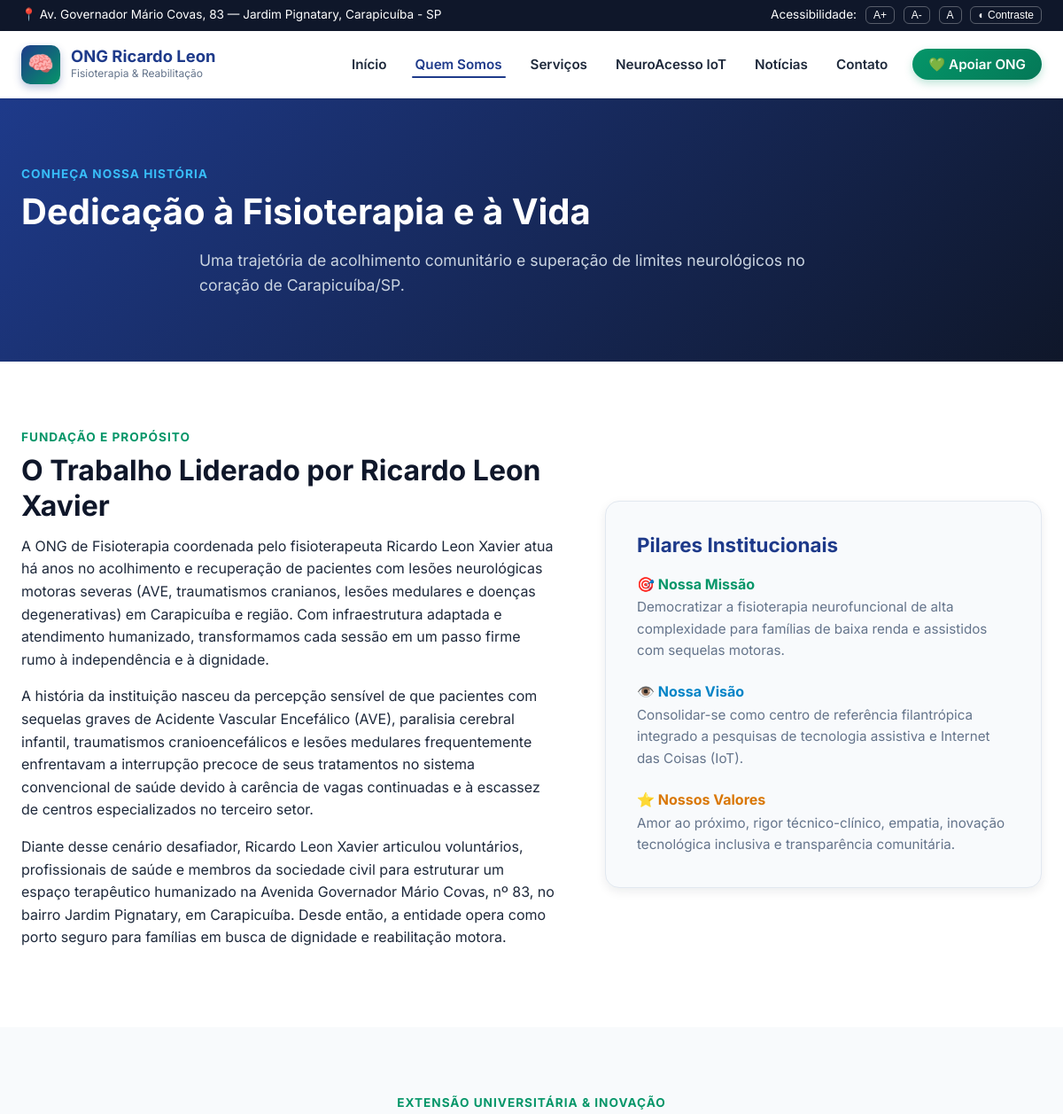
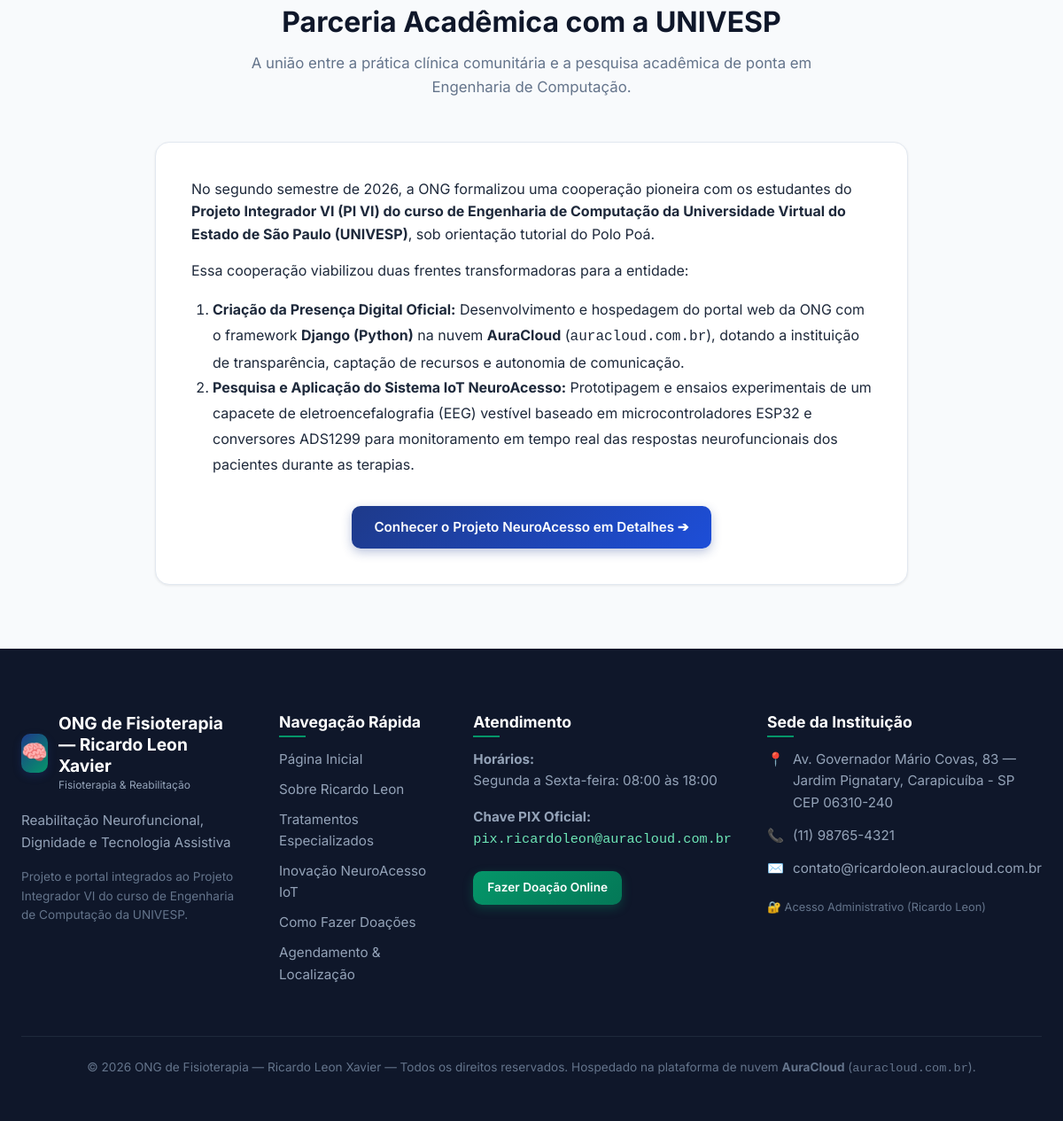
The app's page /sobre/ with its own data (2 pictures, top to bottom).
### institucional/models.py (models this page shows, shortened)
class InformacoesONG(models.Model):
    nome = models.CharField(max_length=200, default="ONG de Fisioterapia — Ricardo Leon Xavier")
    slogan = models.CharField(max_length=255, default="Reabilitação Neurofuncional, Dignidade e Tecnologia Assistiva")
    endereco = models.CharField(max_length=255, default="Av. Governador Mário Covas, 83 — Jardim Pignatary, Carapicuíba - SP")
    cep = models.CharField(max_length=20, default="06310-240")
    telefone = models.CharField(max_length=30, default="(11) 98765-4321")
    email = models.EmailField(default="contato@ricardoleon.auracloud.com.br")
    chave_pix = models.CharField(max_length=100, default="financeiro@ongricardoleon.org.br")
    horario_funcionamento = models.CharField(max_length=150, default="Segunda a Sexta-feira: 08:00 às 18:00")
    sobre_texto = models.TextField(
        default="A ONG de Fisioterapia coordenada por Ricardo Leon Xavier dedica-se ao acolhimento e reabilitação de pessoas com sequelas neurológicas motoras graves decorrentes de AVE, paralisia cerebral e traumas raquimedulares na região de Carapicuíba e Grande São Paulo. Aliamos calor humano, dedicação clínica e a vanguarda da tecnologia assistiva para devolver autonomia e esperança aos nossos assistidos."
    )
    missao = models.TextField(default="Democratizar o acesso à fisioterapia neurofuncional especializada de alta qualidade para famílias em vulnerabilidade social.")
    visao = models.TextField(default="Ser centro de referência comunitária em reabilitação motora humanizada integrada a inovações de bioengenharia e IoT.")
    valores = models.TextField(default="Empatia, Ética, Respeito à Dignidade Humana, Inovação Acessível e Transparência Social.")
    class Meta:
        verbose_name = "Informações da ONG"
        verbose_name_plural = "Informações da ONG"

### institucional/views.py (the view)
# urls.py: path("sobre/", views.sobre, name="sobre"),
def sobre(request):
    info = get_ong_info()
    return render(request, "sobre.html", {"info": info})

### institucional/views.py (called while the page is built)
def get_ong_info():
    info = InformacoesONG.objects.first()
    if not info:
        info = InformacoesONG.objects.create()
    return info

### templates/sobre.html (shortened to what this page needs)
{% extends "base.html" %}
{% block content %}
<section class="section-padding" style="background: linear-gradient(135deg, #1e3a8a 0%, #0f172a 100%); color: #fff;">
  <div class="container text-center">
    <span class="section-tag" style="color: #38bdf8;">Conheça Nossa História</span>
    <h1 style="color: #fff; font-size: 2.5rem; margin-bottom: 1rem;">Dedicação à Fisioterapia e à Vida</h1>
    <p style="max-width: 750px; margin: 0 auto; color: #cbd5e1; font-size: 1.1rem;">
      Uma trajetória de acolhimento comunitário e superação de limites neurológicos no coração de Carapicuíba/SP.
    </p>
  </div>
</section>
<section class="section-padding" style="background: #ffffff;">
  <div class="container">
    <div style="display: grid; grid-template-columns: 1.1fr 0.9fr; gap: 3.5rem; align-items: center;">
      <div>
        <span class="section-tag">Fundação e Propósito</span>
        <h2>O Trabalho Liderado por Ricardo Leon Xavier</h2>
        <p>{{ info.sobre_texto }}</p>
        <p>
          A história da instituição nasceu da percepção sensível de que pacientes com sequelas graves de Acidente Vascular Encefálico (AVE), paralisia cerebral infantil, traumatismos cranioencefálicos e lesões medulares frequentemente enfrentavam a interrupção precoce de seus tratamentos no sistema convencional de saúde devido à carência de vagas continuadas e à escassez de centros especializados no terceiro setor.
        </p>
        <p>
          Diante desse cenário desafiador, Ricardo Leon Xavier articulou voluntários, profissionais de saúde e membros da sociedade civil para estruturar um espaço terapêutico humanizado na Avenida Governador Mário Covas, nº 83, no bairro Jardim Pignatary, em Carapicuíba. Desde então, a entidade opera como porto seguro para famílias em busca de dignidade e reabilitação motora.
        </p>
      </div>
      <div style="background: var(--bg-page); border: 1px solid var(--border-color); border-radius: var(--radius-lg); padding: 2.2rem; box-shadow: var(--shadow-md);">
        <h3 style="color: var(--primary); margin-bottom: 1.2rem;">Pilares Institucionais</h3>
        <div style="margin-bottom: 1.5rem;">
          <h4 style="color: var(--secondary); margin-bottom: 0.3rem;">🎯 Nossa Missão</h4>
          <p style="font-size: 0.95rem; color: var(--text-muted); margin-bottom: 0;">{{ info.missao }}</p>
        </div>
        <div style="margin-bottom: 1.5rem;">
          <h4 style="color: var(--accent); margin-bottom: 0.3rem;">👁️ Nossa Visão</h4>
          <p style="font-size: 0.95rem; color: var(--text-muted); margin-bottom: 0;">{{ info.visao }}</p>
        </div>
        <div>
          <h4 style="color: var(--warning); margin-bottom: 0.3rem;">⭐ Nossos Valores</h4>
          <p style="font-size: 0.95rem; color: var(--text-muted); margin-bottom: 0;">{{ info.valores }}</p>
        </div>
      </div>
    </div>
  </div>
</section>
<section class="section-padding" style="background: var(--bg-page);">
  <div class="container">
    <div class="section-header">
      <span class="section-tag">Extensão Universitária & Inovação</span>
      <h2>Parceria Acadêmica com a UNIVESP</h2>
      <p class="section-desc">
        A união entre a prática clínica comunitária e a pesquisa acadêmica de ponta em Engenharia de Computação.
      </p>
    </div>
    <div style="max-width: 850px; margin: 0 auto; background: #fff; padding: 2.5rem; border-radius: var(--radius-lg); border: 1px solid var(--border-color); box-shadow: var(--shadow-sm);">
      <p>
        No segundo semestre de 2026, a ONG formalizou uma cooperação pioneira com os estudantes do <strong>Projeto Integrador VI (PI VI) do curso de Engenharia de Computação da Universidade Virtual do Estado de São Paulo (UNIVESP)</strong>, sob orientação tutorial do Polo Poá.
      </p>
      <p>
        Essa cooperação viabilizou duas frentes transformadoras para a entidade:
      </p>
      <ol style="padding-left: 1.5rem; margin-bottom: 1.5rem; line-height: 1.8;">
        <li><strong>Criação da Presença Digital Oficial:</strong> Desenvolvimento e hospedagem do portal web da ONG com o framework <strong>Django (Python)</strong> na nuvem <strong>AuraCloud</strong> (<code>auracloud.com.br</code>), dotando a instituição de transparência, captação de recursos e autonomia de comunicação.</li>
        <li><strong>Pesquisa e Aplicação do Sistema IoT NeuroAcesso:</strong> Prototipagem e ensaios experimentais de um capacete de eletroencefalografia (EEG) vestível baseado em microcontroladores ESP32 e conversores ADS1299 para monitoramento em tempo real das respostas neurofuncionais dos pacientes durante as terapias.</li>
      </ol>
      <div style="text-align: center; margin-top: 2rem;">
        <a href="{% url 'neuroacesso' %}" class="btn btn-primary">Conhecer o Projeto NeuroAcesso em Detalhes ➔</a>
      </div>
    </div>
  </div>
</section>
{% endblock %}

### templates/base.html (shortened to what this page needs)
{% load static %}
<!DOCTYPE html>
<html lang="pt-BR">
<head>
  <link rel="stylesheet" href="{% static 'css/style.css' %}">
</head>
<body>
  <aside class="top-accessibility-bar" aria-label="Ferramentas de Acessibilidade">
    <div class="container">
      <div>
        <span>📍 {{ info.endereco }}</span>
      </div>
      <div class="accessibility-tools">
        <span>Acessibilidade:</span>
        <button id="increaseFont" title="Aumentar Fonte">A+</button>
        <button id="decreaseFont" title="Diminuir Fonte">A-</button>
        <button id="resetFont" title="Restaurar Fonte">A</button>
        <button id="toggleContrast" title="Alternar Alto Contraste">◐ Contraste</button>
      </div>
    </div>
  </aside>
  <header class="main-header">
    <div class="container">
      <nav class="navbar" role="navigation" aria-label="Menu Principal">
        <a href="{% url 'home' %}" class="brand-logo" title="Página Inicial da ONG">
          <div class="brand-icon">🧠</div>
          <div class="brand-text">
            <h1>ONG Ricardo Leon</h1>
            <p>Fisioterapia & Reabilitação</p>
          </div>
        </a>
        <ul class="nav-links" id="navLinks">
          <li><a href="{% url 'home' %}" class="{% if request.resolver_match.url_name == 'home' %}active{% endif %}">Início</a></li>
          <li><a href="{% url 'sobre' %}" class="{% if request.resolver_match.url_name == 'sobre' %}active{% endif %}">Quem Somos</a></li>
          <li><a href="{% url 'servicos' %}" class="{% if request.resolver_match.url_name == 'servicos' %}active{% endif %}">Serviços</a></li>
          <li><a href="{% url 'neuroacesso' %}" class="{% if request.resolver_match.url_name == 'neuroacesso' %}active{% endif %}">NeuroAcesso IoT</a></li>
          <li><a href="{% url 'noticias' %}" class="{% if request.resolver_match.url_name == 'noticias' or request.resolver_match.url_name == 'noticia_detalhe' %}active{% endif %}">Notícias</a></li>
          <li><a href="{% url 'contato' %}" class="{% if request.resolver_match.url_name == 'contato' %}active{% endif %}">Contato</a></li>
          <li><a href="{% url 'doacoes' %}" class="btn-header-donate">💚 Apoiar ONG</a></li>
        </ul>
      </nav>
    </div>
  </header>
  <main id="conteudo-principal">
    {% block content %}{% endblock %}
  </main>
  <footer class="main-footer">
    <div class="container">
      <div class="footer-grid">
        <div class="footer-col">
          <div class="brand-logo" style="margin-bottom: 1.2rem;">
            <div class="brand-icon">🧠</div>
            <div class="brand-text">
              <h3 style="color: #fff; margin: 0; font-size: 1.2rem;">{{ info.nome }}</h3>
              <p style="color: #94a3b8;">Fisioterapia & Reabilitação</p>
            </div>
          </div>
          <p>{{ info.slogan }}</p>
          <p style="font-size: 0.85rem; color: #64748b;">
            Projeto e portal integrados ao Projeto Integrador VI do curso de Engenharia de Computação da UNIVESP.
          </p>
        </div>
        <div class="footer-col">
          <h4>Navegação Rápida</h4>
          <ul>
            <li><a href="{% url 'home' %}">Página Inicial</a></li>
            <li><a href="{% url 'sobre' %}">Sobre Ricardo Leon</a></li>
            <li><a href="{% url 'servicos' %}">Tratamentos Especializados</a></li>
            <li><a href="{% url 'neuroacesso' %}">Inovação NeuroAcesso IoT</a></li>
            <li><a href="{% url 'doacoes' %}">Como Fazer Doações</a></li>
            <li><a href="{% url 'contato' %}">Agendamento & Localização</a></li>
          </ul>
        </div>
        <div class="footer-col">
          <h4>Atendimento</h4>
          <p><strong>Horários:</strong><br>{{ info.horario_funcionamento }}</p>
          <p><strong>Chave PIX Oficial:</strong><br><code style="color: #6ee7b7;">{{ info.chave_pix }}</code></p>
          <p><a href="{% url 'doacoes' %}" class="btn btn-sm btn-success" style="margin-top: 0.5rem;">Fazer Doação Online</a></p>
        </div>
        <div class="footer-col">
          <h4>Sede da Instituição</h4>
          <div class="footer-contact-item">
            <span>📍</span>
            <span>{{ info.endereco }}<br>CEP {{ info.cep }}</span>
          </div>
          <div class="footer-contact-item">
            <span>📞</span>
            <span>{{ info.telefone }}</span>
          </div>
          <div class="footer-contact-item">
            <span>✉️</span>
            <span>{{ info.email }}</span>
          </div>
          <div style="margin-top: 1.2rem;">
            <a href="/admin/" style="font-size: 0.8rem; color: #64748b;" target="_blank">🔐 Acesso Administrativo (Ricardo Leon)</a>
          </div>
        </div>
      </div>
      <div class="footer-bottom">
        <p>© 2026 {{ info.nome }} — Todos os direitos reservados. Hospedado na plataforma de nuvem <strong>AuraCloud</strong> (<code>auracloud.com.br</code>).</p>
      </div>
    </div>
  </footer>
</body>
</html>

### records on screen
InformacoesONG: endereco "Av. Governador Mário Covas, 83 — Jardim Pignatary, Carapicuíba - SP", sobre_texto "A ONG de Fisioterapia coordenada pelo fisioterapeuta Ricardo Leon Xavier atua há anos no acolhimento e recuperação de pacientes com lesões neurológicas motoras severas (AVE, traumatismos cranianos, lesões medulares e doenças degenerativas) em Carapicuíba e região. Com infraestrutura adaptada e atendimento humanizado, transformamos cada sessão em um passo firme rumo à independência e à dignidade.", missao "Democratizar a fisioterapia neurofuncional de alta complexidade para famílias de baixa renda e assistidos com sequelas motoras.", visao "Consolidar-se como centro de referência filantrópica integrado a pesquisas de tecnologia assistiva e Internet das Coisas (IoT).", valores "Amor ao próximo, rigor técnico-clínico, empatia, inovação tecnológica inclusiva e transparência comunitária.", nome "ONG de Fisioterapia — Ricardo Leon Xavier", slogan "Reabilitação Neurofuncional, Dignidade e Tecnologia Assistiva", horario_funcionamento "Segunda a Sexta-feira: 08:00 às 18:00", chave_pix "pix.ricardoleon@auracloud.com.br", cep "06310-240", telefone "(11) 98765-4321", email "contato@ricardoleon.auracloud.com.br"
